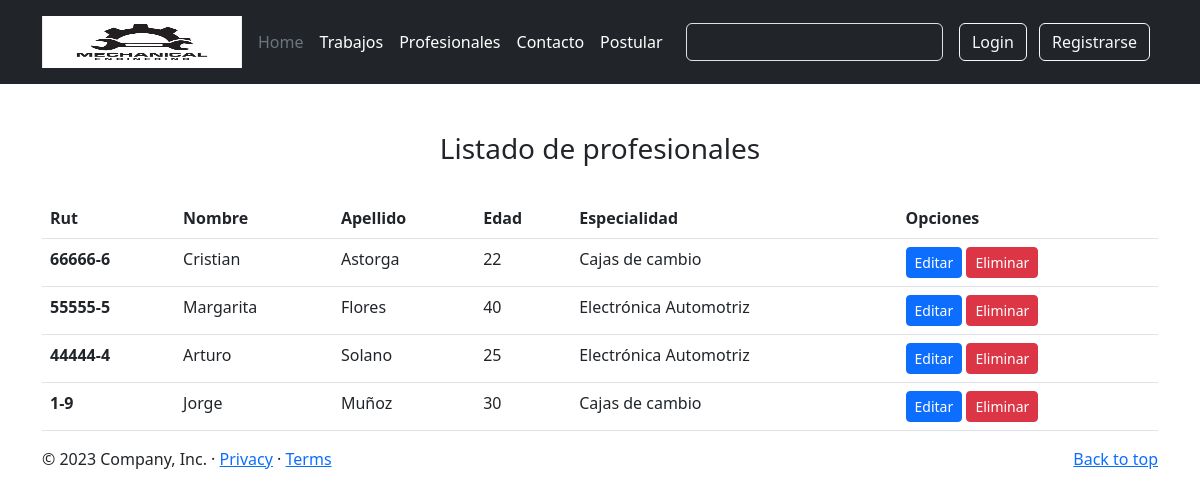
/mantenedor/listar_profesional/, run on the app's committed database.
### appweb/models.py (models this page shows, shortened)
class Profesional(models.Model):
    rut = models.CharField(max_length=10)
    nombre = models.CharField(max_length=100)
    apellido = models.CharField(max_length=100)
    edad = models.IntegerField()
    fecha_nacimiento = models.DateField(null=True, blank=True)
    especialidad = models.ForeignKey(Especialidad, on_delete=models.CASCADE)
    foto = models.ImageField(upload_to="profesional", null=True, blank=True)

class Especialidad(models.Model):
    nombre = models.CharField(max_length=100)
    def __str__(self):
        return self.nombre

### appweb/views.py (the view)
# urls.py: path('mantenedor/listar_profesional/', listar_profesional, name="listar_profesional"),
def listar_profesional(request):
    profesionales = Profesional.objects.all()
    data = {
        'mis_profesionales' : profesionales
    }
    return render(request, "mantenedor/profesional/listar.html", data)

### appweb/templates/mantenedor/profesional/listar.html (shortened to what this page needs)
{% extends 'base.html' %}
{% load crispy_forms_tags %}
{% block contenido %}
<div class="container mt-5">
    <div class="text-center">
        <h3>Listado de profesionales</h3><br>
    </div>
    <table class="table">
        <thead>
        <tr>
            <th scope="col">Rut</th>
            <th scope="col">Nombre</th>
            <th scope="col">Apellido</th>
            <th scope="col">Edad</th>
            <th scope="col">Especialidad</th>
            <th scope="col">Opciones</th>
        </tr>
        </thead>
        <tbody>
            {% for p in mis_profesionales %}
        <tr>
            <th scope="row">{{p.rut}}</th>
            <td>{{p.nombre}}</td>
            <td>{{p.apellido}}</td>
            <td>{{p.edad}}</td>
            <td>{{p.especialidad}}</td>
            <td>
                <a href="{% url 'editar_profesional' p.rut %}" class="btn btn-primary btn-sm">Editar</a>
                <a href="#" onclick="eliminarProfesional('{{p.rut}}')" class="btn btn-danger btn-sm">Eliminar</a>
            </td>
        </tr>
            {% endfor%}
        </tbody>
    </table>
</div>
{% endblock %}

### appweb/templates/base.html (shortened to what this page needs)
<!DOCTYPE html>
<html lang="en">
<head>
    <link href="https://cdn.jsdelivr.net/npm/bootstrap@5.3.0-alpha3/dist/css/bootstrap.min.css" rel="stylesheet"
>
        {% load static %}
</head>
<body>
    <header class="p-3 text-bg-dark">
        <div class="container">
            <div class="d-flex flex-wrap align-items-center justify-content-center justify-content-lg-start">
                <a href="{% url 'home' %}" class="d-flex align-items-center mb-2 mb-lg-0 text-white text-decoration-none">
                    <img src="{% static 'imagenes/logo2.jpg' %}" class="bi me-2" width="200" height="52"/>
                </a>
                <ul class="nav col-12 col-lg-auto me-lg-auto mb-2 justify-content-center mb-md-0">
                    <li><a href="{% url 'home' %}" class="nav-link px-2 text-secondary">Home</a></li>
                    <li><a href="{% url 'trabajos' %}" class="nav-link px-2 text-white">Trabajos</a></li>
                    <li><a href="{% url 'profesionales' %}" class="nav-link px-2 text-white">Profesionales</a></li>
                    <li><a href="{% url 'contacto' %}" class="nav-link px-2 text-white">Contacto</a></li>
                    <li><a href="{% url 'postular' %}" class="nav-link px-2 text-white">Postular</a></li>
                </ul>
                <form class="col-12 col-lg-auto mb-3 mb-lg-0 me-lg-3" role="search" action="" method="POST">
                    <input type="search" name="valor_buscado" class="form-control form-control-dark text-bg-dark" placeholder="Search..." aria-label="Search">
                </form>
                <div class="text-end">
                    {% if user.is_authenticated %}
                        <a href="{% url 'logout' %}" class="btn btn-outline-light me-2">Cerrar Sesion</a>
                        <button type="button" class="btn btn-warning">
                            <a href="{% url 'administrador' %}">Bienvenido {{user.username}}</a>
                        </button>
                    {% else %}
                        <a href="{% url 'login' %}" class="btn btn-outline-light me-2">Login</a>
                        <a href="{% url 'registro' %}" class="btn btn-outline-light me-2">Registrarse</a>
                    {% endif %}
                </div>
            </div>
        </div>
    </header>
    <main class="background">
        <div id="contenido">
            {% block contenido%}
            {% endblock%}
        </div>
    </main>
    <footer class="container">
        <p class="float-end"><a href="#">Back to top</a></p>
        <p>© 2023 Company, Inc. · <a href="#">Privacy</a> · <a href="#">Terms</a></p>
    </footer>
</body>
</html>

### data on the page
Profesional: rut "66666-6", nombre "Cristian", apellido "Astorga", edad "22", especialidad "Cajas de cambio"
Profesional: rut "55555-5", nombre "Margarita", apellido "Flores", edad "40", especialidad "Electrónica Automotriz"
Profesional: rut "44444-4", nombre "Arturo", apellido "Solano", edad "25", especialidad "Electrónica Automotriz"
Profesional: rut "1-9", nombre "Jorge", apellido "Muñoz", edad "30", especialidad "Cajas de cambio"
